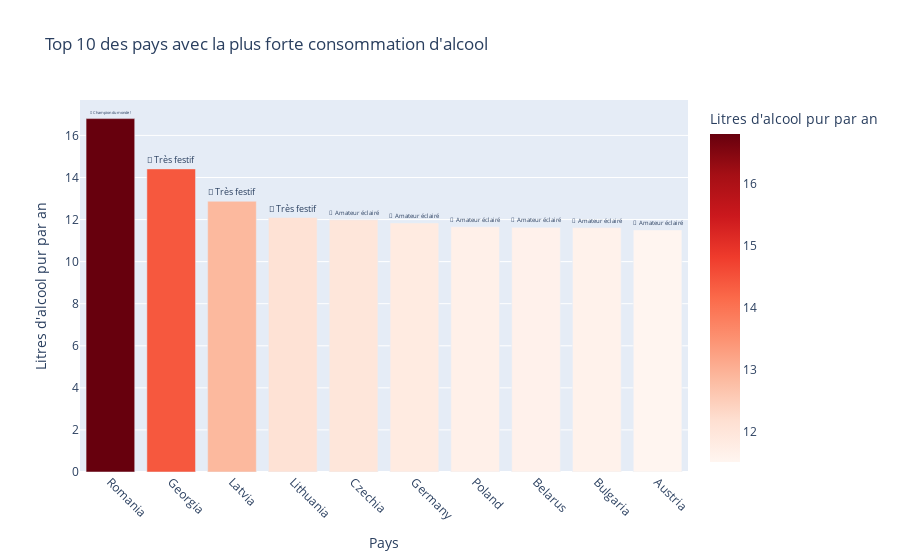

Notebook source saved alongside this figure:
### Code cell
# Ce script identifie et visualise le top 10 des pays consommant le plus d'alcool
top_10_pays = donnees.nlargest(10, 'Consommation Alcool')

fig_top10 = px.bar(
    top_10_pays,
    x='Pays',
    y='Consommation Alcool',
    title='Top 10 des pays avec la plus forte consommation d\'alcool',
    labels={
        'Consommation Alcool': 'Litres d\'alcool pur par an',
        'Pays': 'Pays'
    },
    text='Commentaire',
    color='Consommation Alcool',
    color_continuous_scale='Reds'
)

fig_top10.update_traces(textposition='outside')
fig_top10.update_layout(
    xaxis_tickangle=45,
    showlegend=False
)

fig_top10.show()

### Figure 1 — Plotly figure (JSON) as saved in the notebook; plotly's stock layout.template omitted (floating-point values rounded to 4 significant figures)
{"data": [{"hovertemplate": "Pays=%{x}<br>Litres d'alcool pur par an=%{marker.color}<br>Commentaire=%{text}<extra></extra>", "legendgroup": "", "marker": {"color": [16.8, 14.41, 12.87, 12.1, 11.99, 11.84, 11.66, 11.63, 11.62, 11.51], "coloraxis": "coloraxis", "pattern": {"shape": ""}}, "name": "", "orientation": "v", "showlegend": false, "text": ["🍻 Champion du monde !", "🥂 Très festif", "🥂 Très festif", "🥂 Très festif", "🍷 Amateur éclairé", "🍷 Amateur éclairé", "🍷 Amateur éclairé", "🍷 Amateur éclairé", "🍷 Amateur éclairé", "🍷 Amateur éclairé"], "textposition": "outside", "type": "bar", "x": ["Romania", "Georgia", "Latvia", "Lithuania", "Czechia", "Germany", "Poland", "Belarus", "Bulgaria", "Austria"], "xaxis": "x", "y": [16.8, 14.41, 12.87, 12.1, 11.99, 11.84, 11.66, 11.63, 11.62, 11.51], "yaxis": "y"}], "layout": {"barmode": "relative", "coloraxis": {"colorbar": {"title": {"text": "Litres d'alcool pur par an"}}, "colorscale": [[0, "rgb(255,245,240)"], [0.125, "rgb(254,224,210)"], [0.25, "rgb(252,187,161)"], [0.375, "rgb(252,146,114)"], [0.5, "rgb(251,106,74)"], [0.625, "rgb(239,59,44)"], [0.75, "rgb(203,24,29)"], [0.875, "rgb(165,15,21)"], [1, "rgb(103,0,13)"]]}, "legend": {"tracegroupgap": 0}, "showlegend": false, "title": {"text": "Top 10 des pays avec la plus forte consommation d'alcool"}, "xaxis": {"anchor": "y", "domain": [0, 1], "tickangle": 45, "title": {"text": "Pays"}}, "yaxis": {"anchor": "x", "domain": [0, 1], "title": {"text": "Litres d'alcool pur par an"}}}}
